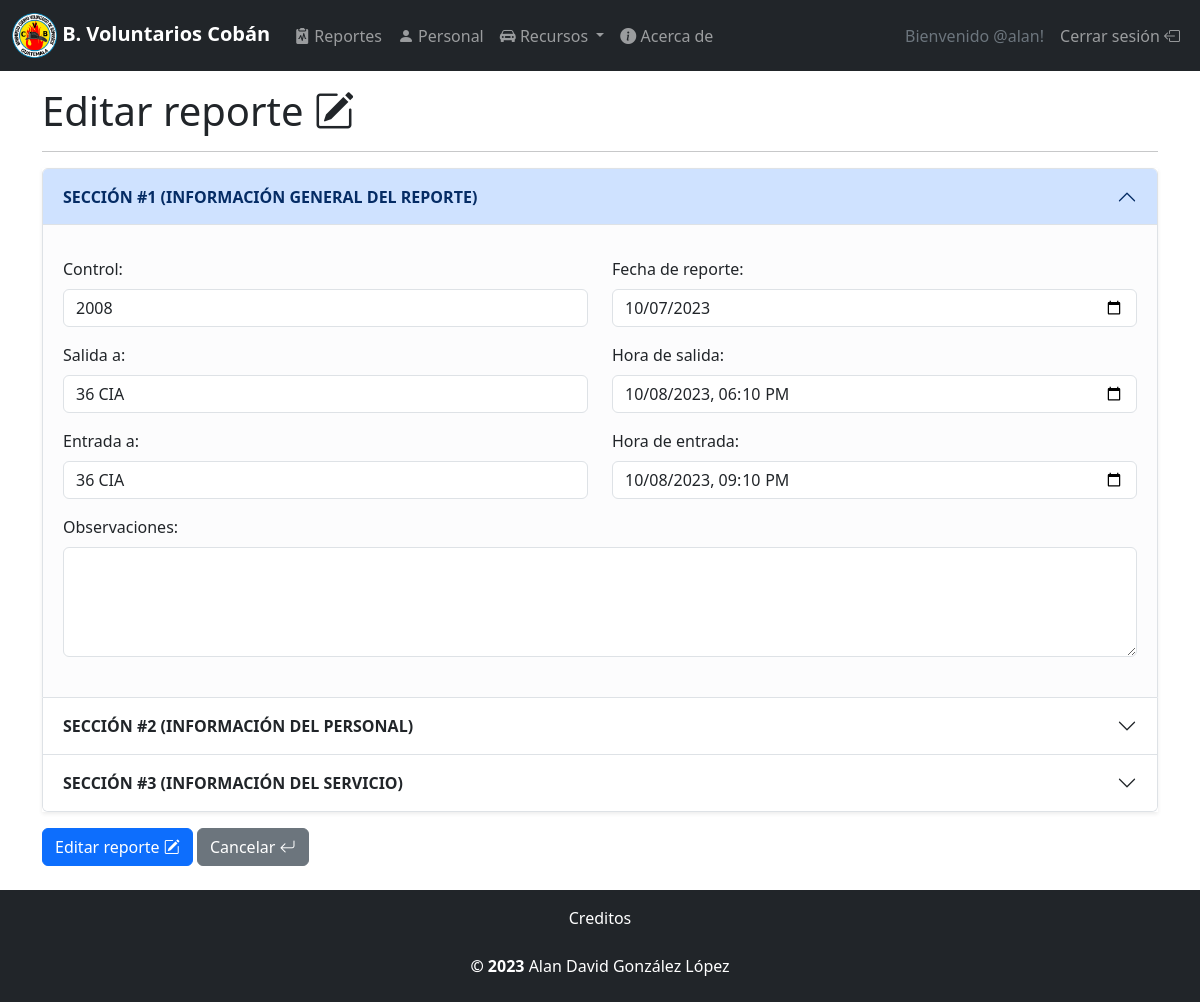
Page /reportes/3/editar/ (signed in) on the earlier database version.
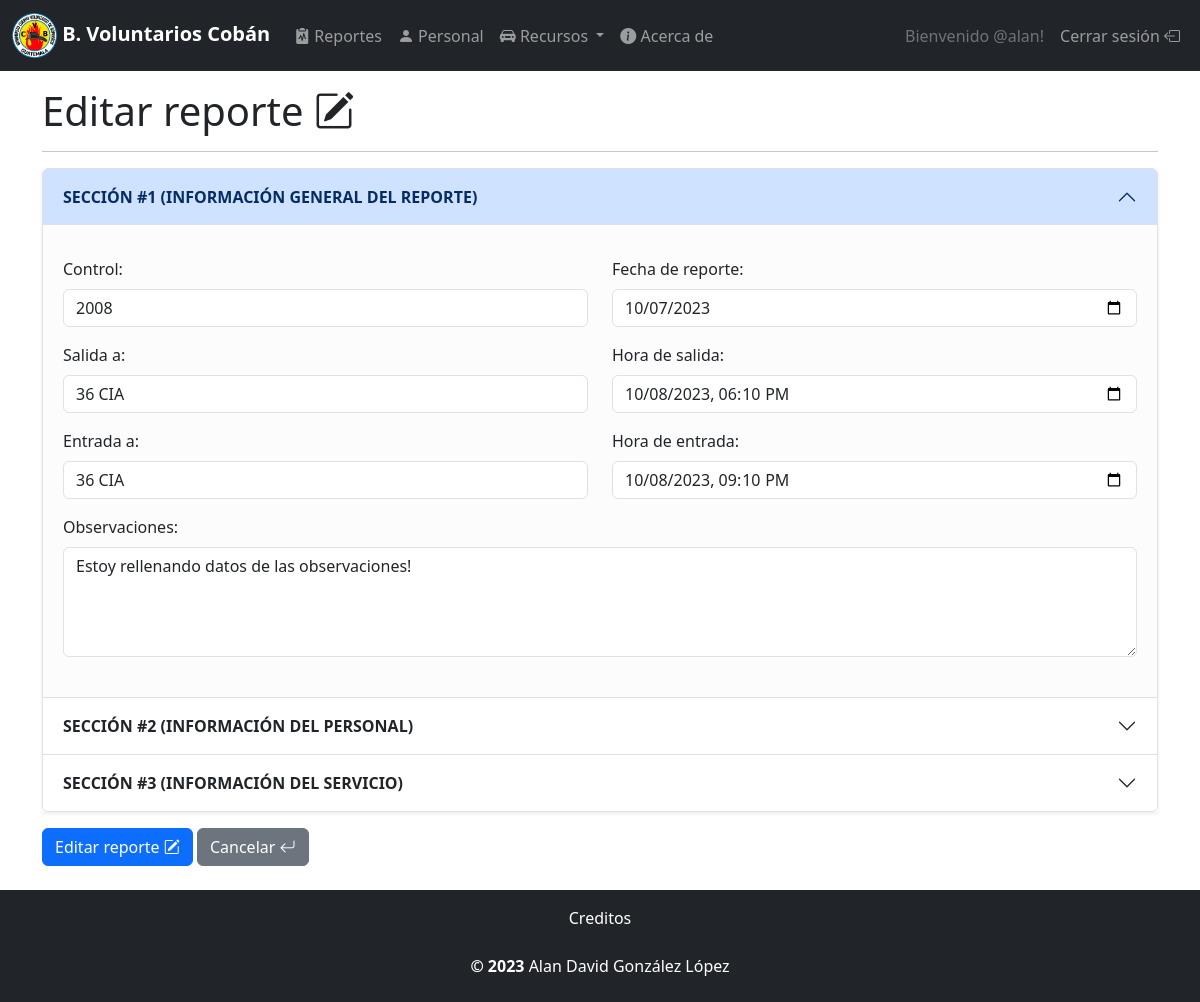
Same page on the later database version.
### module_reports/models.py (models this page shows)
class Reporte(models.Model):
    control = models.IntegerField(blank=False)
    fecha_reporte = models.DateField(blank=False, verbose_name='Fecha de reporte')
    salida = models.CharField(max_length=256, blank=False, verbose_name='Salida a')
    hora_salida = models.DateTimeField(blank=False, verbose_name='Hora de salida')
    entrada = models.CharField(max_length=256, blank=False, verbose_name='Entrada a')
    hora_entrada = models.DateTimeField(blank=False, verbose_name='Hora de entrada')
    observaciones = models.TextField(blank=True)
    pilotos = models.ManyToManyField(User, verbose_name='Piloto(s)')
    radiotelefonista = models.ForeignKey(User, related_name='telefonista', on_delete=models.PROTECT)
    unidades = models.ManyToManyField(Vehiculo, verbose_name='Unidad(es)')
    personal_destacado = models.ManyToManyField(User, related_name='personal', verbose_name='Personal Destacado')
    tipo_solicitud = models.CharField(max_length=10, choices=SERVICE_CHOICE, verbose_name='Tipo de solicitud')
    direccion = models.CharField(blank=False, max_length=256, verbose_name='Dirección')
    solicitantes = models.TextField(blank=False)
    pacientes = models.TextField(blank=True)
    fallecidos = models.TextField(blank=True)
    domicilios = models.TextField(blank=False)
    escoltas = models.TextField(blank=True, verbose_name='Acompañantes')
    tipo_servicio = models.ForeignKey(Servicio, on_delete=models.PROTECT, verbose_name='Tipo de servicio')
    hospital = models.ForeignKey(Hospital, on_delete=models.PROTECT, verbose_name='Hospital de traslado')
    @register.filter(is_safe=True)
    def clabel(value):
        return value.label_tag(attrs={'class': 'form-label'})

### module_reports/views.py (the view)
# urls.py: path('<int:pk>/editar/', ViewUpdateReport.as_view(), name='update'),
class ViewUpdateReport(LoginRequiredMixin, UpdateView):
    model = Reporte
    template_name = 'form_update_report.html'
    form_class = ReporteForm
    success_url = reverse_lazy('reports:index')

### module_resources/models.py (called while the page is built)
    def __str__(self):
        return self.nombre

    def __str__(self):
        return self.nombre

    def __str__(self):
        return self.nombre

### module_reports/templates/form_update_report.html
{% extends "form_base_report.html" %}
{% block report_title %}
Editar reporte <i class="bi bi-pencil-square"></i>
{% endblock report_title %}
{% block report_btn_name %}
Editar reporte <i class="bi bi-pencil-square"></i>
{% endblock report_btn_name %}

### module_reports/templates/form_base_report.html (shortened to what this page needs)
{% extends "menu.html" %}
{% load static %}
{% block head %}
<link rel="stylesheet" href='{% static "lib/node_modules/select2/dist/css/select2.min.css" %}'>
<link rel="stylesheet" href='{% static "lib/node_modules/select2-bootstrap-5-theme/dist/select2-bootstrap-5-theme.min.css" %}'>
{% endblock head %}
{% block main_content %}
<div class="container">
  <h1>
    {% block report_title %}{% endblock report_title %}
  </h1>
  <hr>
  <form method="post">
    <div class="accordion shadow-sm">
      <div class="accordion-item">
        <div class="accordion-header">
          <button class="accordion-button" type="button" data-bs-toggle="collapse" data-bs-target="#collapse-1" aria-expanded="true" aria-controls="collapse-1">
            <strong class="text-uppercase">Sección #1 (información general del reporte)</strong>
          </button>
        </div>
        <div id="collapse-1" class="accordion-collapse collapse show">
          <div class="accordion-body bg-light-subtle">
            <div class="row row-cols-1 row-cols-md-2 mb-4">
              <div class="col mt-3">
                {{form.control|clabel}}
                {{form.control}}
              </div>
              <div class="col mt-3">
                {{form.fecha_reporte|clabel}}
                {{form.fecha_reporte}}
              </div>
              <div class="col mt-3">
                {{form.salida|clabel}}
                {{form.salida}}
              </div>
              <div class="col mt-3">
                {{form.hora_salida|clabel}}
                {{form.hora_salida}}
              </div>
              <div class="col mt-3">
                {{form.entrada|clabel}}
                {{form.entrada}}
              </div>
              <div class="col mt-3">
                {{form.hora_entrada|clabel}}
                {{form.hora_entrada}}
              </div>
              <div class="w-100 mt-3">
                {{form.observaciones|clabel}}
                {{form.observaciones}}
              </div>
            </div>
          </div>
        </div>
      </div>
      <div class="accordion-item">
        <div class="accordion-header">
          <button class="accordion-button collapsed" type="button" data-bs-toggle="collapse" data-bs-target="#collapse-2" aria-expanded="false" aria-controls="collapse-2">
            <strong class="text-uppercase">Sección #2 (información del personal)</strong>
          </button>
        </div>
      </div>
      <div class="accordion-item">
        <div class="accordion-header">
          <button class="accordion-button collapsed" type="button" data-bs-toggle="collapse" data-bs-target="#collapse-3" aria-expanded="false" aria-controls="collapse-3">
            <strong class="text-uppercase">Sección #3 (información del servicio)</strong>
          </button>
        </div>
      </div>
    </div>
    <div class="buttons mt-3">
      <button id="report_submit" class="btn btn-primary">
        {% block report_btn_name %}{% endblock report_btn_name %}
      </button>
      <a href="{% url 'reports:index' %}" class="btn btn-secondary">Cancelar <i class="bi bi-arrow-return-left"></i></a>
    </div>
  </form>
</div>
{% endblock main_content %}

### templates/menu.html (shortened to what this page needs)
{% extends 'base.html' %}
{% block content %}
<header class="sticky-top navbar-header">
  <nav class="navbar navbar-expand-md navbar-dark bg-dark mb-3">
    <div class="container-fluid">
      <a class="navbar-brand" href="{% url 'dashboard:index' %}">
        {% load static %}
        <img src="{% static '/img/logo.png' %}" width="45" height="45" class="d-inline-block align-middle"> <strong> B. Voluntarios Cobán</strong>
      </a>
      <div class="navbar-collapse collapse d-md-inline-flex justify-content-between">
        <ul class="navbar-nav flex-grow-1">
          <li class="nav-item">
            <a class="nav-link" href="{% url 'reports:index' %}"><i class="bi bi-clipboard2-pulse-fill"></i> Reportes</a>
          </li>
          <li class="nav-item">
            <a class="nav-link" href="{% url 'users:index' %}"><i class="bi bi-person-fill"></i> Personal</a>
          </li>
          <li class="nav-item dropdown">
            <button class="nav-link dropdown-toggle" data-bs-toggle="dropdown" aria-expanded="false">
              <i class="bi bi-car-front-fill"></i> Recursos
            </button>
          </li>
          <li class="nav-item">
            <a class="nav-link" href="{% url 'dashboard:about' %}"><i class="bi bi-info-circle-fill"></i> Acerca de</a>
          </li>
        </ul>
        <ul class="navbar-nav">
          <li class="nav-item">
            <a class="nav-link disabled text-secondary">Bienvenido @{{user.username}}!</a>
          </li>
          <li class="nav-item">
            <a class="nav-link" href="{% url 'authenticate:logout' %}">Cerrar sesión <i class="bi bi-box-arrow-left"></i></a>
          </li>
        </ul>
      </div>
    </div>
  </nav>
</header>
<main>
  {% block main_content %}
  {% endblock main_content %}
</main>
<footer class="py-2 bg-dark mt-4 footer">
  <ul class="nav justify-content-center pb-3">
    <li class="nav-item"><a href="https://github.com/alanfvn" target="_blank" class="nav-link px-2 text-white">Creditos</a></li>
  </ul>
  <p class="text-center text-white"><strong>© {% now "Y" %}</strong> Alan David González López</p>
</footer>
{% endblock content %}

### templates/base.html (shortened to what this page needs)
<!DOCTYPE html>
<html lang="en">
  <head>
    {% load static %}
    <link href="{% static 'css/style.css' %}" rel="stylesheet">
    <link rel="stylesheet" href="{% static 'lib/node_modules/bootstrap/dist/css/bootstrap.min.css' %}">
    <link rel="stylesheet" href="{% static 'lib/node_modules/bootstrap-icons/font/bootstrap-icons.min.css' %}">
    {% block head %}
    {% endblock head %}
  </head>
  <body>
    <div class="layout">
      {% block content %}
      {% endblock content %}
    </div>
  </body>
</html>

### static/css/style.css (style rules this page uses)
html { overflow-x: hidden; margin-right: calc(-1 * (100vw - 100%)); }
.layout { min-height: 100vh; display: flex; flex-direction: column; }
.layout main { flex-grow: 1; }

Differences in the rows shown:
changed Reporte "Control:": observaciones (not shown) → "Estoy rellenando datos de las observaciones!"
